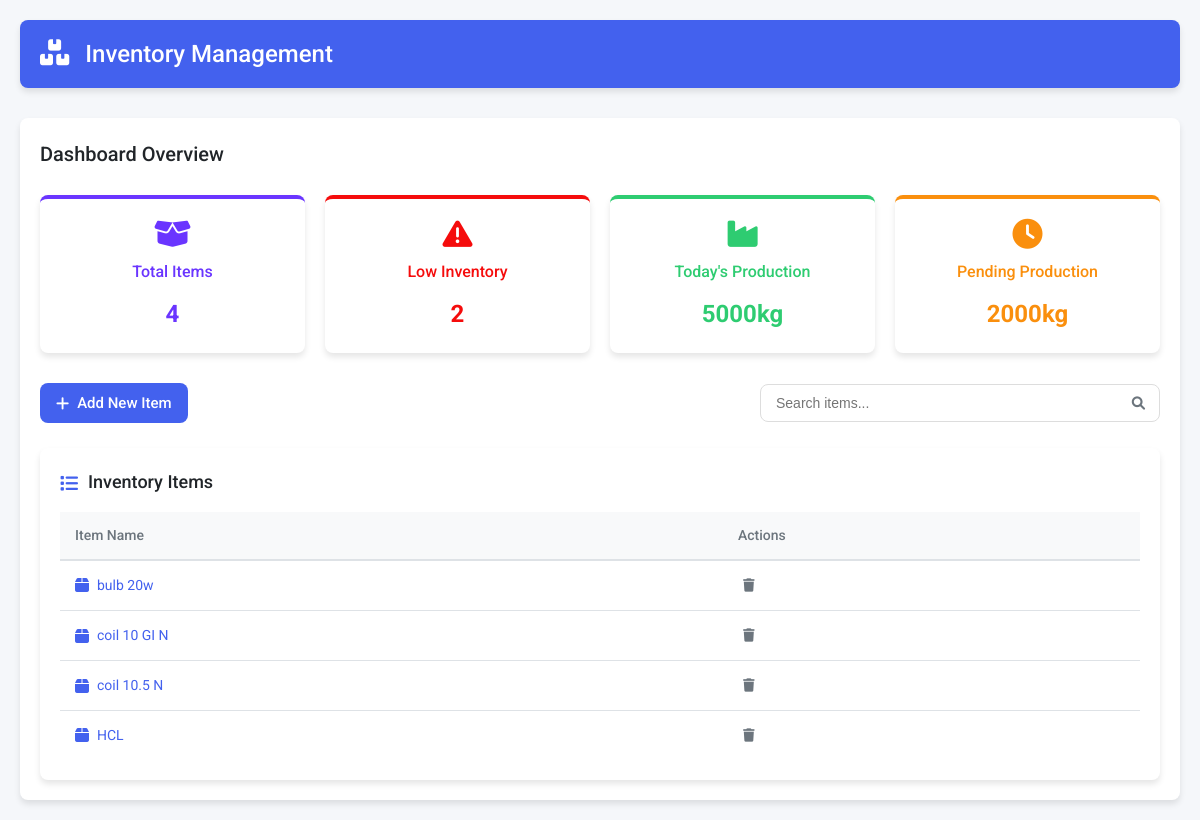
The page / on the database its author committed.
### tables this page shows
CREATE TABLE items
                     (id INTEGER PRIMARY KEY AUTOINCREMENT,
                      name TEXT UNIQUE,
                      item_type TEXT,
                      item_unit TEXT,
                      minimum_inventory REAL,
                      current_inventory REAL check(current_inventory >= 0) default 0,
                      init_inventory_pm REAL,
                      updated_at TIMESTAMP DEFAULT CURRENT_TIMESTAMP,
                      has_rolls INTEGER BOOLEAN DEFAULT 0,
                      custom_fields TEXT);

### app.py (the view)
@app.route('/')
def index():
    conn = get_db_connection()
    c = conn.cursor()
    search_term = request.args.get('search', '').lower()
    query = 'SELECT id, name, minimum_inventory, current_inventory FROM items'
    if search_term:
        query += ' WHERE LOWER(name) LIKE ?'
        c.execute(query, (f'%{search_term}%',))
    else:
        c.execute(query)
    items = c.fetchall()
    c.execute('SELECT COUNT(*) FROM items WHERE minimum_inventory >= current_inventory')
    no_of_low_inv_item = c.fetchone()
    c.execute('SELECT COUNT(id) FROM ITEMS ')
    no_of_items = c.fetchone()
    conn.close()
    return render_template('index.html', items=items , no_of_low_inv_item = no_of_low_inv_item, search_term=search_term , no_of_items = no_of_items)

### app.py (called while the page is built)
@app.context_processor
def inject_datetime():
    return {'datetime': datetime}

def get_db_connection():
    conn = sqlite3.connect(DATABASE)
    conn.execute("PRAGMA foreign_keys = ON")
    return conn

### templates/index.html (shortened to what this page needs)
{% extends "base.html" %}
{% block content %}
    <div class="dashboard-container">
        <div class="dashboard-header">
            <h2>Dashboard Overview</h2>
        </div>
        <div class="stats-grid">
            <div class="stat-card purple">
                <i class="fas fa-box-open"></i>
                <h3>Total Items</h3>
                <p>{{no_of_items[0]}}</p>
            </div>
            <div class="stat-card red">
                <i class="fas fa-exclamation-triangle"></i>
                <h3>Low Inventory</h3>
                <p><a href="{{ url_for('low_inventory_list') }}">{{no_of_low_inv_item[0]}}</a></p>
            </div>
            <div class="stat-card green">
                <i class="fas fa-industry"></i>
                <h3>Today's Production</h3>
                <p>5000kg</p>
            </div>
            <div class="stat-card orange">
                <i class="fas fa-clock"></i>
                <h3>Pending Production</h3>
                <p>2000kg</p>
            </div>
        </div>
        <div class="action-bar">
            <a href="{{ url_for('add_item') }}" class="btn btn-primary">
                <i class="fas fa-plus"></i> Add New Item
            </a>
            <form method="GET" action="{{ url_for('index') }}" class="search-form">
                <div class="search-box">
                    <input type="text" name="search" id="searchInput"
                           placeholder="Search items..."
                           value="{{ search_term }}">
                    <button type="submit" class="search-btn">
                        <i class="fas fa-search"></i>
                    </button>
                </div>
            </form>
        </div>
        <div class="inventory-table-container">
            <h2><i class="fas fa-list"></i> Inventory Items</h2>
            {% if items %}
            <table class="inventory-table">
                <thead>
                    <tr>
                        <th>Item Name</th>
                        <th>Actions</th>
                    </tr>
                </thead>
                <tbody>
                    {% for item in items %}
                    <tr>
                        <td>
                            <a href="{{ url_for('item_form', item_id=item[0]) }}" class="item-link">
                                <i class="fas fa-box"></i> {{ item[1] }}
                            </a>
                        </td>
                        <td class="actions">
                            <form method="POST" action="{{ url_for('delete_item', item_id=item[0]) }}"
                                  onsubmit="return confirm('Are you sure you want to delete this item?');">
                                <button type="submit" class="btn-icon danger" title="Delete">
                                    <i class="fas fa-trash"></i>
                                </button>
                            </form>
                        </td>
                    </tr>
                    {% endfor %}
                </tbody>
            </table>
            {% else %}
            <div class="empty-state">
                <i class="fas fa-box-open"></i>
                <h3>No inventory items</h3>
                <p>Add your first item to get started</p>
            </div>
            {% endif %}
        </div>
    </div>
{% endblock %}

### static/styles.css (style rules this page uses)
:root { --primary-color: #4361ee; --secondary-color: #3f37c9; --success-color: #4cc9f0; --danger-color: #f50c0c; --warning-color: #fa8f0d; --info-color: #4895ef; --light-color: #f8f9fa; --dark-color: #212529; --gray-color: #6c757d; --white: #ffffff; --border-radius: 8px; --box-shadow: 0 4px 6px rgba(0, 0, 0, 0.1); --transition: all 0.3s ease; }
* { margin: 0; padding: 0; box-sizing: border-box; }
body { font-family: 'Roboto', sans-serif; line-height: 1.6; color: var(--dark-color); background-color: #f5f7fa; }
.btn { display: inline-flex; align-items: center; justify-content: center; padding: 8px 16px; border-radius: var(--border-radius); font-size: 15px; font-weight: 500; cursor: pointer; transition: var(--transition); text-decoration: none; border: none; }
.btn i { margin-right: 8px; }
.btn-primary { background-color: var(--primary-color); color: var(--white); }
.btn-icon { background: none; border: none; color: var(--gray-color); padding: 5px; cursor: pointer; transition: var(--transition); }
.dashboard-container { background-color: var(--white); border-radius: var(--border-radius); padding: 20px; box-shadow: var(--box-shadow); }
.dashboard-header { margin-bottom: 25px; }
.dashboard-header h2 { font-size: 20px; color: var(--dark-color); font-weight: 500; }
.stats-grid { display: grid; grid-template-columns: repeat(auto-fit, minmax(200px, 1fr)); gap: 20px; margin-bottom: 30px; }
.stat-card { background-color: var(--white); border-radius: var(--border-radius); padding: 20px; text-align: center; box-shadow: var(--box-shadow); transition: var(--transition); border-top: 4px solid; }
.stat-card i { font-size: 30px; margin-bottom: 10px; }
.stat-card h3 { font-size: 16px; margin-bottom: 10px; font-weight: 500; }
.stat-card p { font-size: 24px; font-weight: 700; }
.stat-card a { color: inherit; text-decoration: none; }
.stat-card.purple { border-color: #6a35ff; color: #6a35ff; }
.stat-card.red { border-color: var(--danger-color); color: var(--danger-color); }
.stat-card.green { border-color: #2ecc71; color: #2ecc71; }
.stat-card.orange { border-color: var(--warning-color); color: var(--warning-color); }
.action-bar { display: flex; justify-content: space-between; align-items: center; margin-bottom: 25px; flex-wrap: wrap; gap: 15px; }
.search-form { flex: 1; min-width: 250px; max-width: 400px; }
.search-box { position: relative; display: flex; align-items: center; }
.search-box input { width: 100%; padding: 10px 15px; border: 1px solid #ddd; border-radius: var(--border-radius); font-size: 14px; transition: var(--transition); }
.search-btn { position: absolute; right: 0; background: none; border: none; color: var(--gray-color); padding: 10px 15px; cursor: pointer; }
.inventory-table-container { background-color: var(--white); border-radius: var(--border-radius); padding: 20px; box-shadow: var(--box-shadow); margin-top: 20px; }
.inventory-table-container h2 { font-size: 18px; margin-bottom: 15px; font-weight: 500; display: flex; align-items: center; }
.inventory-table-container h2 i { margin-right: 10px; color: var(--primary-color); }
.inventory-table { width: 100%; border-collapse: collapse; font-size: 14px; }
.inventory-table th { background-color: #f8f9fa; padding: 12px 15px; text-align: left; font-weight: 500; color: var(--gray-color); border-bottom: 2px solid #dee2e6; }
.inventory-table td { padding: 12px 15px; border-bottom: 1px solid #dee2e6; vertical-align: middle; }
.inventory-table tr:last-child td { border-bottom: none; }
.item-link { color: var(--primary-color); text-decoration: none; display: flex; align-items: center; transition: var(--transition); }
.item-link i { margin-right: 8px; font-size: 16px; }
.actions { display: flex; gap: 10px; }

### rows shown on the page
items: name "bulb 20w"
items: name "coil 10 GI N"
items: name "coil 10.5 N"
items: name "HCL"

### other values the page prints
{{ no_of_items[0] }} "4"
{{ no_of_low_inv_item[0] }} "2"
